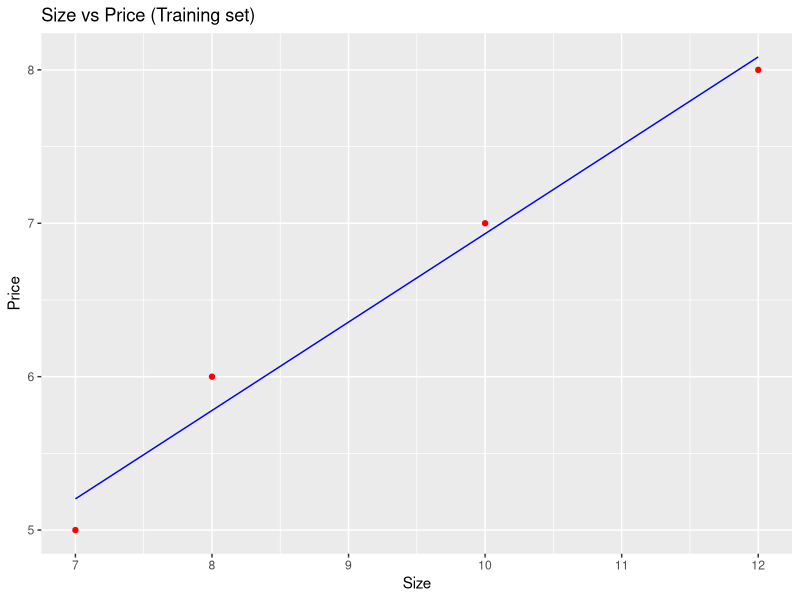
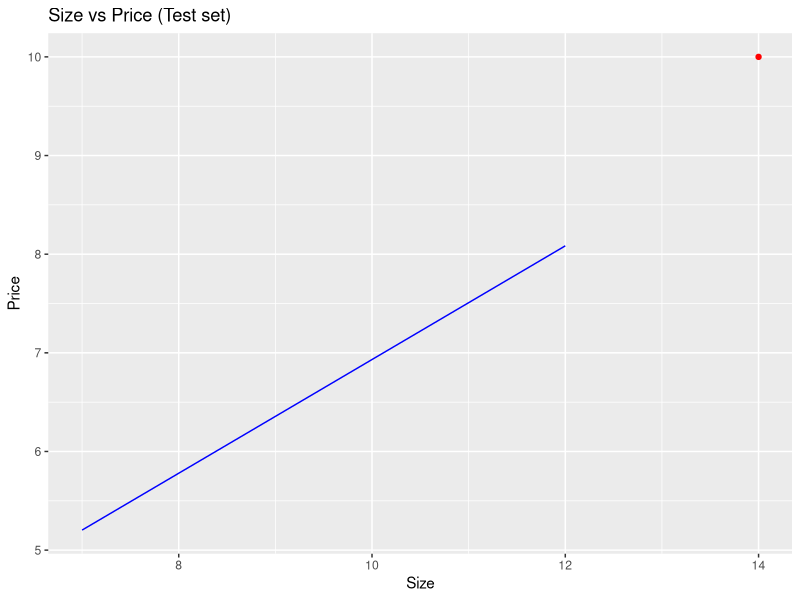

These figures' R source, in order:
# Importing the dataset
size <- c(7,8,10,12,14)
price <- c(5,6,7,8,10)

dataset=data.frame("x"= size, "y"=price,stringsAsFactors = FALSE)
dataset


# Splitting the dataset into the Training set and Test set
library(caTools)
set.seed(123)
split = sample.split(dataset$y,SplitRatio=0.8)
split
training_set=subset(dataset,split==TRUE)
test_set=subset(dataset,split==FALSE)
training_set
test_set

# Fitting Simple Linear Regression to the Training set
regressor =lm(formula=y~x, data = training_set)

#Predicting the test set results
y_pred = predict(regressor,newdata=test_set)
y_pred

# summarize accuracy
mse <- sqrt((test_set$y - y_pred)^2)
print(mse)

# Visualising the Training set results
library(ggplot2)
ggplot() +
  geom_point(aes(x = training_set$x, y = training_set$y),
             colour = 'red') +
  geom_line(aes(x = training_set$x, y = predict(regressor, newdata = training_set)),
            colour = 'blue') +
  ggtitle('Size vs Price (Training set)') +
  xlab('Size') +
  ylab('Price')

# Visualising the Test set results
library(ggplot2)
ggplot() +
  geom_point(aes(x = test_set$x, y = test_set$y),
             colour = 'red') +
  geom_line(aes(x = training_set$x, y = predict(regressor, newdata = training_set)),
            colour = 'blue') +
  ggtitle('Size vs Price (Test set)') +
  xlab('Size') +
  ylab('Price')
